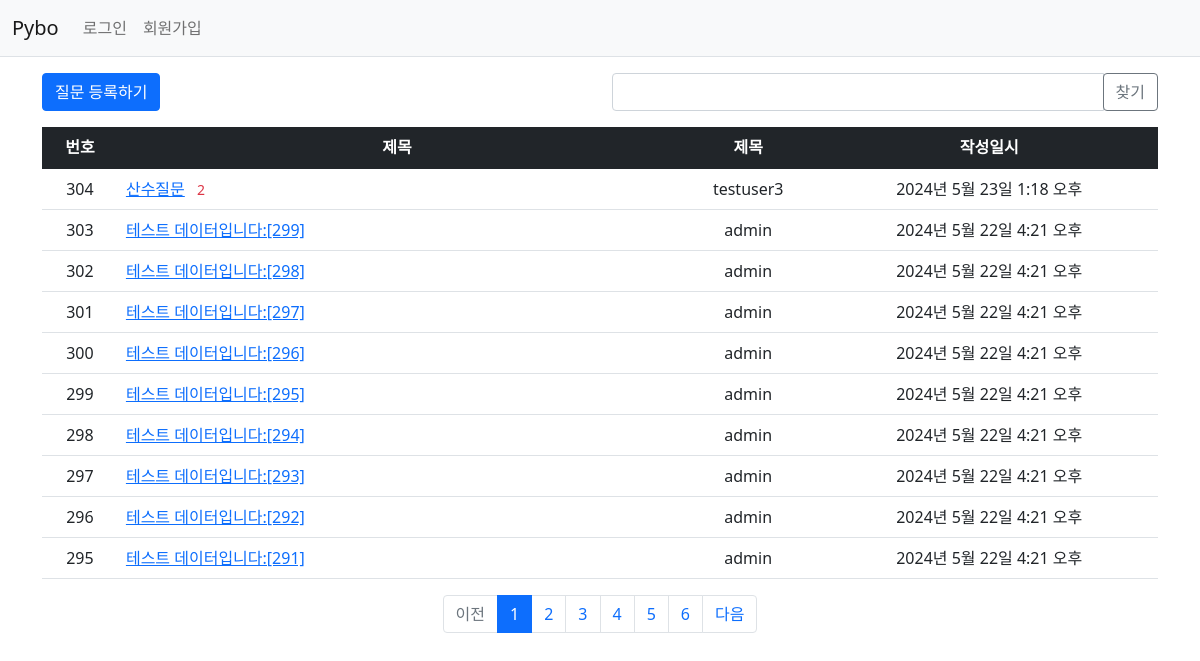
Page /pybo/ on the earlier database version.
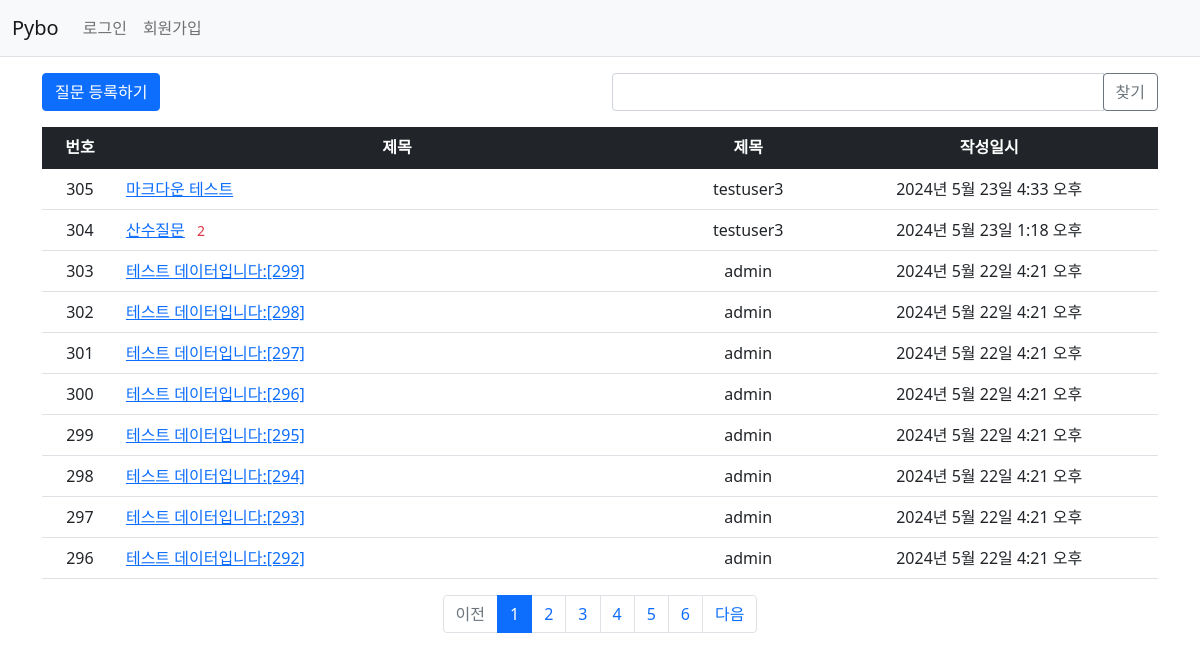
Same page on the later database version.
### pybo/models.py (models this page shows, shortened)
class Question(models.Model):
    author = models.ForeignKey(User, on_delete = models.CASCADE, related_name='author_question')
    subject = models.CharField(max_length = 200)
    content = models.TextField()
    create_date = models.DateTimeField()
    modify_date = models.DateTimeField(null = True, blank = True)
    voter = models.ManyToManyField(User, related_name='voter_question')

### pybo/views/base_views.py (the view, shortened to what this page needs)
# urls.py: path("", base_views.index, name="index"),
def index(request):
    page = request.GET.get('page', '1')
    kw = request.GET.get('kw', '')
    question_list = Question.objects.order_by('-create_date')
    paginator = Paginator(question_list, 10)
    page_obj = paginator.get_page(page)
    context = {'question_list': page_obj, 'page': page, 'kw': kw}
    return render(request, 'pybo/question_list.html', context)

### pybo/templatetags/pybo_filter.py (called while the page is built)
@register.filter
def sub(value, arg):
    return value - arg

### templates/pybo/question_list.html (shortened to what this page needs)
{% extends 'base.html' %}
{% load pybo_filter %}
{% block content %}
<div class="container my-3">
  <div class="row my-3">
    <div class="col-6">
        <a href="{% url 'pybo:question_create' %}" class="btn btn-primary">질문 등록하기</a>
    </div>
    <div class="col-6">
        <div class="input-group">
            <input type="text" id="search_kw" class="form-control" value="{{ kw|default_if_none:'' }}">
            <div class="input-group-append">
                <button class="btn btn-outline-secondary" type="button" id="btn_search">찾기</button>
            </div>
        </div>
    </div>
  </div>
  <table class="table">
    <thead>
      <tr class="table-dark text-center">
        <th>번호</th>
        <th style="width:50%">제목</th>
        <th>제목</th>
        <th>작성일시</th>
      </tr>
    </thead>
    <tbody>
      {% if question_list %}
      {% for question in question_list %}
      <tr class="text-center">
        <td>
          {{ question_list.paginator.count|sub:question_list.start_index|sub:forloop.counter0|add:1 }}
        </td>
        <td class="text-start">
          <a href="{% url 'pybo:detail' question.id %}">{{ question.subject }}</a>
          {% if question.answer_set.count > 0 %}
          <span class="text-danger small mx-2">{{question.answer_set.count}}</span>
          {% endif %}
        </td>
        <td>{{ question.author.username }}</td>
        <td>{{ question.create_date }}</td>
      </tr>
      {% endfor %}
      {% else %}
      <tr>
        <td colspan="4">질문이 없습니다.</td>
      </tr>
      {% endif %}
    </tbody>
  </table>
  <ul class="pagination justify-content-center">
    {% if question_list.has_previous %}
    <li class="page-item">
      <a class="page-link" data-page="{{ question_list.previous_page_number }}" href="javascript:void(0)">이전</a>
    </li>
    {% else %}
    <li class="page-item disabled">
      <a class="page-link" tabindex="-1" aria-disabled="true" href="#">이전</a>
    </li>
    {% endif %}
    {% for page_number in question_list.paginator.page_range %}
    {% if page_number >= question_list.number|add:-5 and page_number <= question_list.number|add:5 %}
    {% if page_number == question_list.number %}
    <li class="page-item active" aria-current="page">
      <a class="page-link" data-page="{{ page_number }}" href="javascript:void(0)">{{ page_number }}</a>
    </li>
    {% else %}
    <li class="page-item">
      <a class="page-link" data-page="{{ page_number }}" href="javascript:void(0)">{{ page_number }}</a>
    </li>
    {% endif %}
    {% endif %}
    {% endfor %}
    {% if question_list.has_next %}
    <li class="page-item">
      <a class="page-link" data-page="{{ question_list.next_page_number }}" href="javascript:void(0)">다음</a>
    </li>
    {% else %}
    <li class="page-item disabled">
      <a class="page-link" tabindex="-1" aria-disabled="true" href="#">다음</a>
    </li>
    {% endif %}
  </ul>
</div>
{% endblock %}

Differences in the rows shown:
no longer on this page (row unchanged): Question: paginator.count|sub "295", subject "테스트 데이터입니다:[291]", author.username "admin", create_date "2024년 5월 22일 4:21 오후"
added Question: paginator.count|sub "305", subject "마크다운 테스트", author.username "testuser3", create_date "2024년 5월 23일 4:33 오후"
